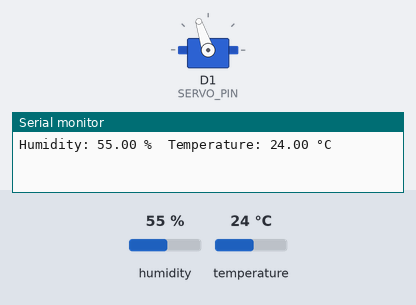
The sketch below on a simulated ESP8266 (NodeMCU). Shown: servo, the last lines printed to the serial monitor. The inputs (shaded band) are chosen by the test bench; at power-on: temperature 24 °C, humidity 55 %.

Above: at 0.2 s.
At 9.9 s:
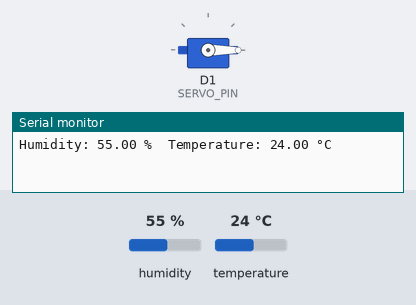
10.0 s: temperature set to 19 °C
At 12.7 s:
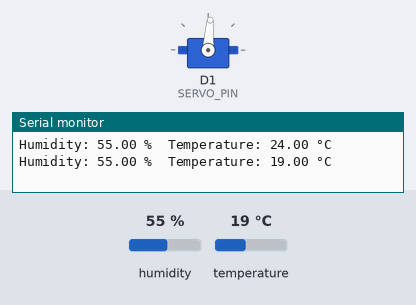
Timing chart, 0 to 24.5 s (numbered marks = the images above; inputs shaded):
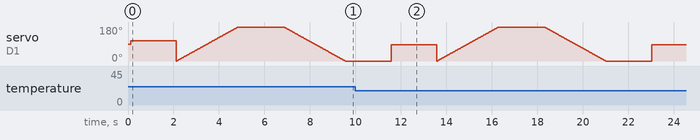

The sketch:

servo_motor_with_dht.ino
```cpp
#include <Servo.h>
#include <DHT.h>

#define DHTPIN D4       // Pin connected to the DHT sensor
#define DHTTYPE DHT11   // Change this to DHT22 if you're using that type of sensor
#define SERVO_PIN D1    // Pin connected to the servo motor
#define SERVO_MIN_ANGLE 0
#define SERVO_MAX_ANGLE 180

DHT dht(DHTPIN, DHTTYPE);
Servo servo;

void setup() {
  Serial.begin(115200);
  delay(100);

  dht.begin();
  servo.attach(SERVO_PIN);
}

void loop() {
  float humidity = dht.readHumidity();
  float temperature = dht.readTemperature();

  if (isnan(humidity) || isnan(temperature)) {
    Serial.println("Failed to read from DHT sensor!");
    return;
  }

  Serial.print("Humidity: ");
  Serial.print(humidity);
  Serial.print(" %\t");
  Serial.print("Temperature: ");
  Serial.print(temperature);
  Serial.println(" °C");

  // Map temperature to servo angle
  int servoAngle = map(temperature, 0, 40, SERVO_MIN_ANGLE, SERVO_MAX_ANGLE);
  servo.write(servoAngle);
  delay(2000); // Delay to allow servo to move to the desired position

  // Move the servo back and forth
  for (int angle = SERVO_MIN_ANGLE; angle <= SERVO_MAX_ANGLE; angle++) {
    servo.write(angle);
    delay(15); // Adjust the delay as needed for the speed of rotation
  }
  delay(2000); // Delay before reversing the rotation
  for (int angle = SERVO_MAX_ANGLE; angle >= SERVO_MIN_ANGLE; angle--) {
    servo.write(angle);
    delay(15); // Adjust the delay as needed for the speed of rotation
  }
  delay(2000); // Delay before next iteration
}
```
